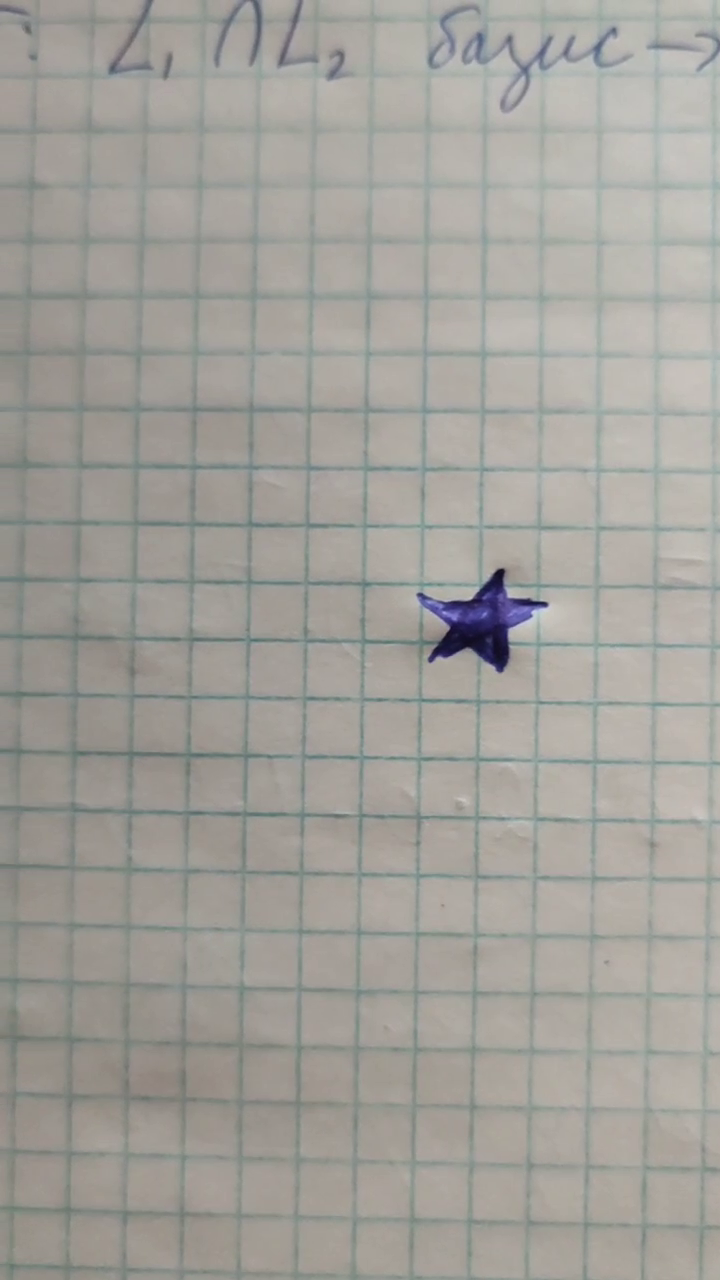
#> input picture frame 27 of sample1.mp4, 720 x 1280 px
$ python Zadanie2.py
#> lines starting #> are read from the running program, lines starting #| are printed output that depends on the picture; after the words box and inside, x2 and y2 are one past the last pixel; in counts of white or black regions, pixels touching at a corner belong together
import numpy as np
import cv2


cap = cv2.VideoCapture("sample1.mp4")


while cap.isOpened():
    flag = True
    down_points = (640, 480)
    i = 0
    while True:
        ret, frame = cap.read()
#> frame is the input picture: shape (1280, 720, 3); mean B, G, R 154.5, 160.3, 162.3
        if not ret:
            break

        frame = cv2.resize(frame, down_points, interpolation=cv2.INTER_LINEAR)
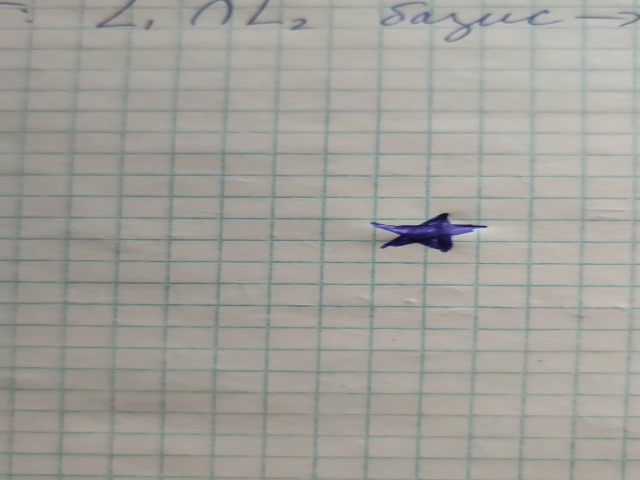
#> frame: shape (480, 640, 3); mean B, G, R 154.5, 160.3, 162.2
        gray = cv2.cvtColor(frame, cv2.COLOR_BGR2GRAY)
        gray = cv2.GaussianBlur(gray, (15, 15), 0)
        ret, thresh = cv2.threshold(gray, 110, 255, cv2.THRESH_BINARY_INV)
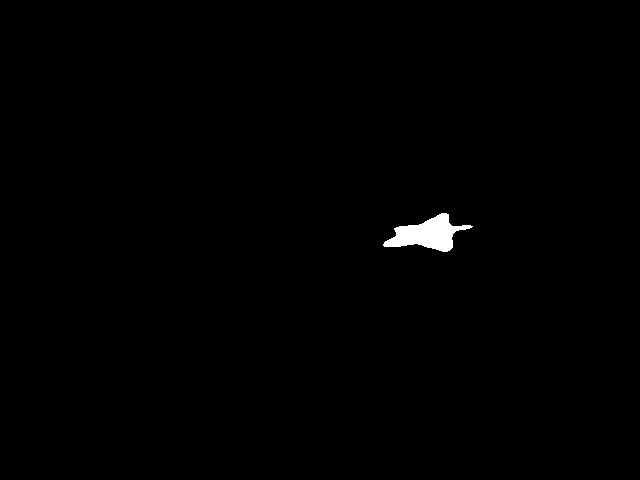
#> thresh: shape (480, 640); 0.55% white; 1 white region

        contours, hierarchy = cv2.findContours(thresh,
                            cv2.RETR_EXTERNAL, cv2.CHAIN_APPROX_NONE)
#> contours = 1 contour; box (x1, y1, x2, y2) and area: (383, 213, 473, 252) 1584
        if len(contours) > 0:
            c = max(contours, key=cv2.contourArea)
#> c = contour of 210 points, box (x1, y1, x2, y2) (383, 213, 473, 252), area 1584
            x, y, w, h = cv2.boundingRect(c)
#> x = 383; y = 213; w = 90; h = 39
            cv2.rectangle(frame, (x, y), (x+w, y+h), (0, 255, 0), 2)
            a = x + (w // 2)
#> a = 428
            b = y + (h // 2)
#> b = 232
            cv2.line(frame, (a,0), (a,840), (255,0,0), 1)
            cv2.line(frame, (0,b), (840,b), (0,0,255), 1)
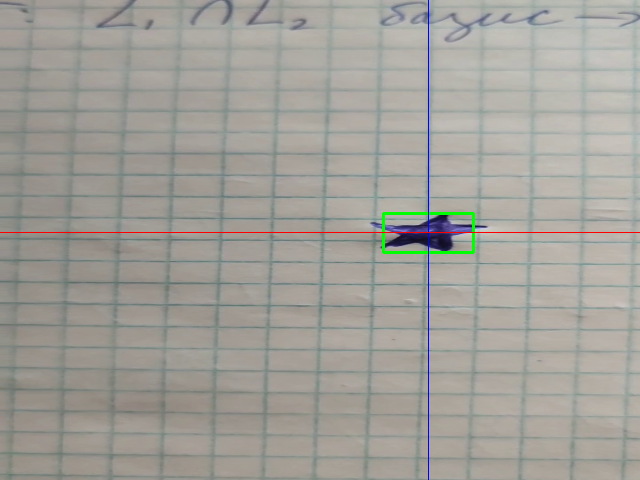
#> frame: shape (480, 640, 3); mean B, G, R 153.9, 160, 161.8


        cv2.imshow('frame', frame)
        if cv2.waitKey(40) & 0xFF == ord('q'):
#> (key q is pressed here)
            flag = False
            break
    if flag==False:
        break


cap.release()
cv2.destroyAllWindows()

$ run again, starting later in the video
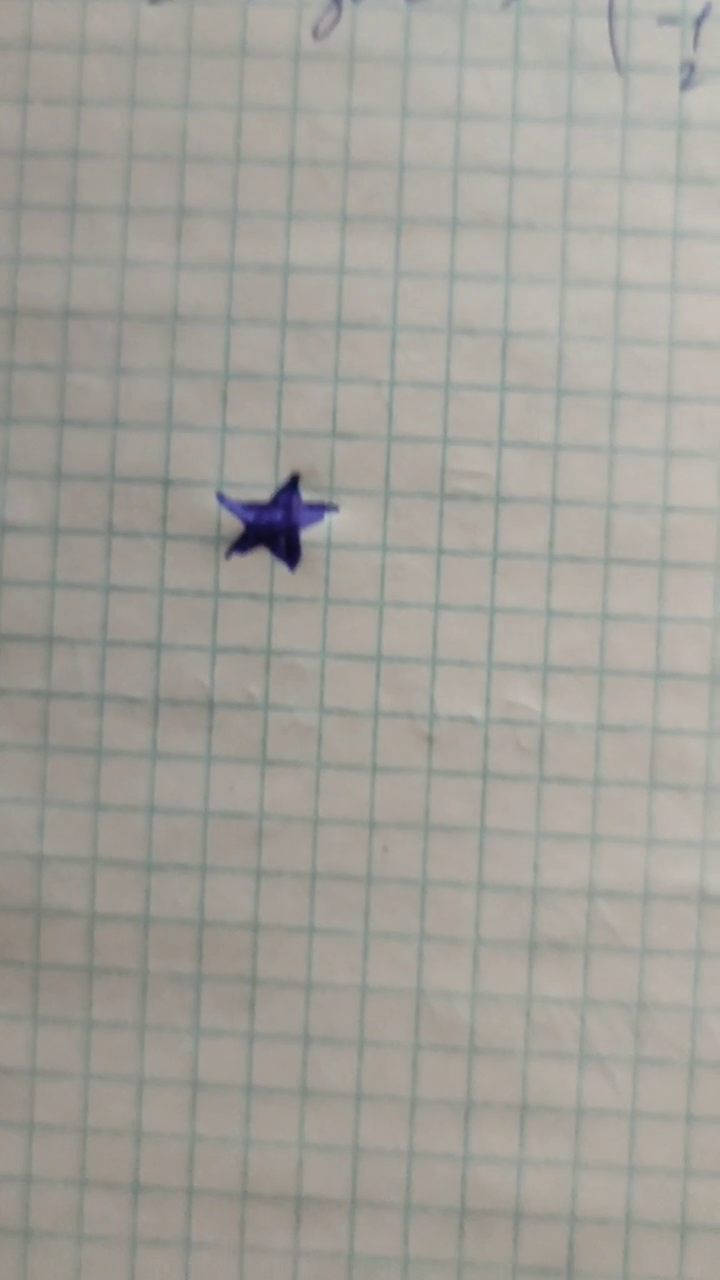
#> input picture frame 125 of sample1.mp4, 720 x 1280 px
#> frame is the input picture: shape (1280, 720, 3); mean B, G, R 153.5, 159.8, 162.3
#> `ret, thresh = cv2.threshold(gray, 110, 255, cv2.THRESH_BINARY_INV)`:
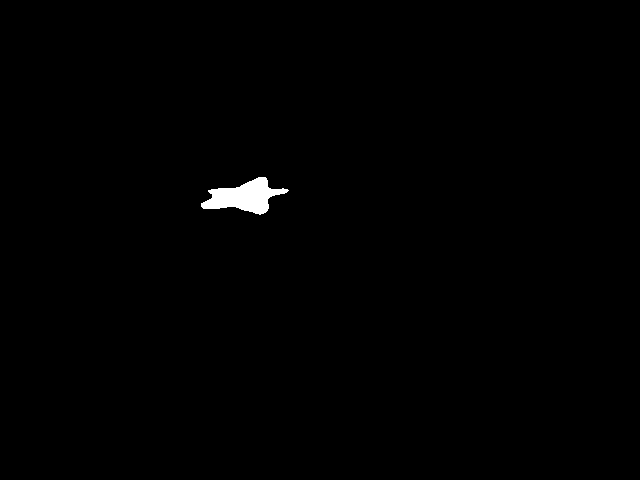
#> thresh: shape (480, 640); 0.55% white; 1 white region
#> contours = 1 contour; box (x1, y1, x2, y2) and area: (201, 177, 289, 215) 1590
#> c = contour of 207 points, box (x1, y1, x2, y2) (201, 177, 289, 215), area 1590
#> x = 201; y = 177; w = 88; h = 38
#> a = 245
#> b = 196
#> `cv2.line(frame, (0,b), (840,b), (0,0,255), 1)`:
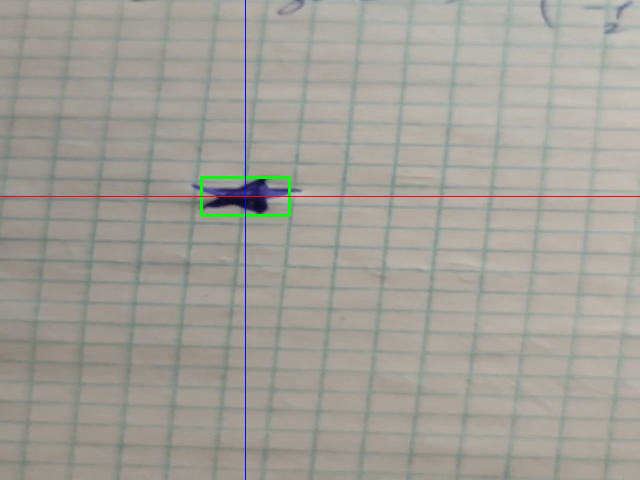
#> frame: shape (480, 640, 3); mean B, G, R 153, 159.5, 161.9

$ run again, starting later in the video
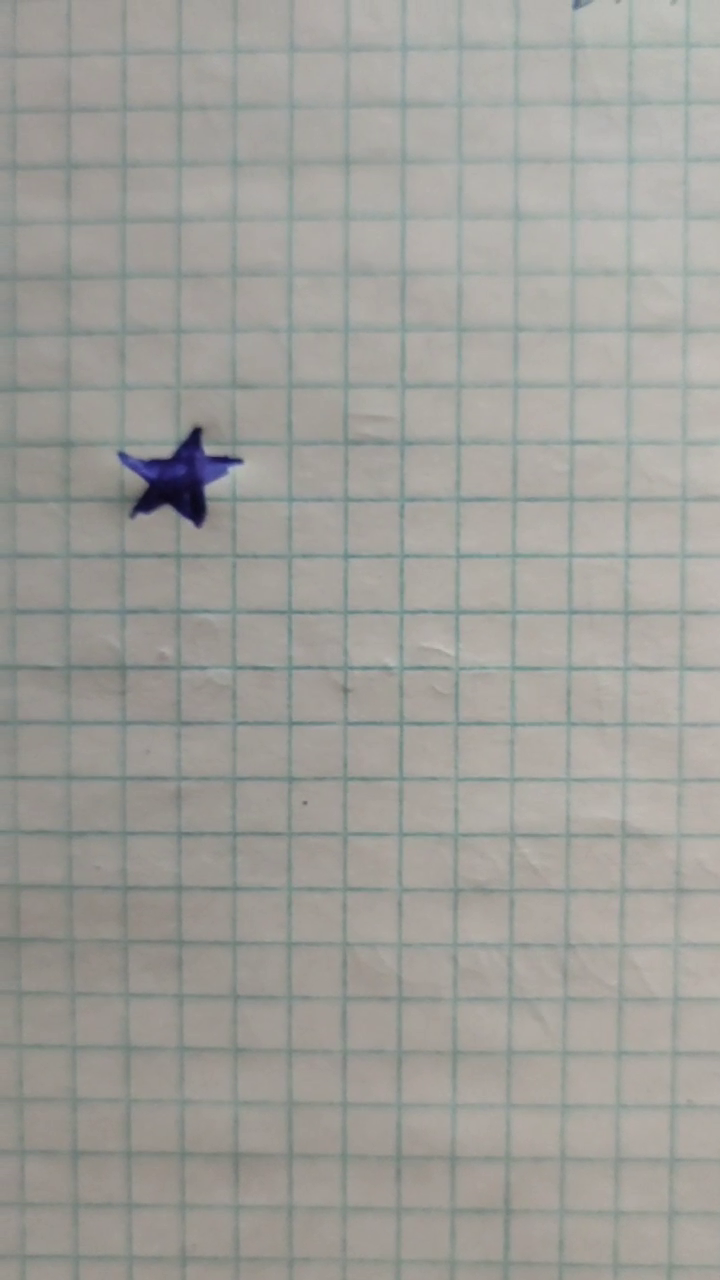
#> input picture frame 223 of sample1.mp4, 720 x 1280 px
#> frame is the input picture: shape (1280, 720, 3); mean B, G, R 153.6, 158.6, 159.6
#> `ret, thresh = cv2.threshold(gray, 110, 255, cv2.THRESH_BINARY_INV)`:
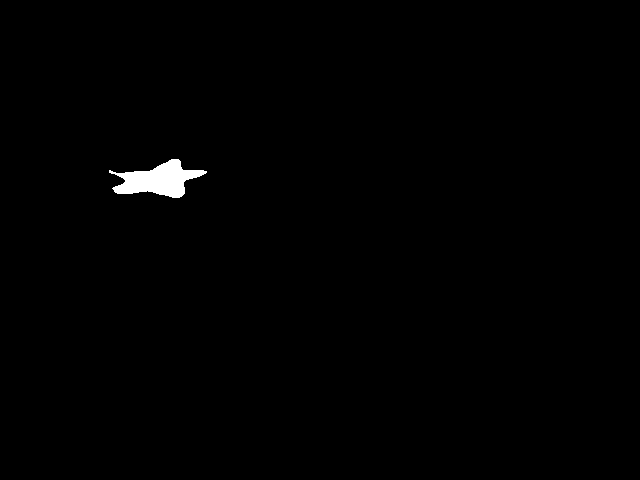
#> thresh: shape (480, 640); 0.64% white; 1 white region
#> contours = 1 contour; box (x1, y1, x2, y2) and area: (109, 159, 207, 198) 1838
#> c = contour of 243 points, box (x1, y1, x2, y2) (109, 159, 207, 198), area 1838
#> x = 109; y = 159; w = 98; h = 39
#> a = 158
#> b = 178
#> `cv2.line(frame, (0,b), (840,b), (0,0,255), 1)`:
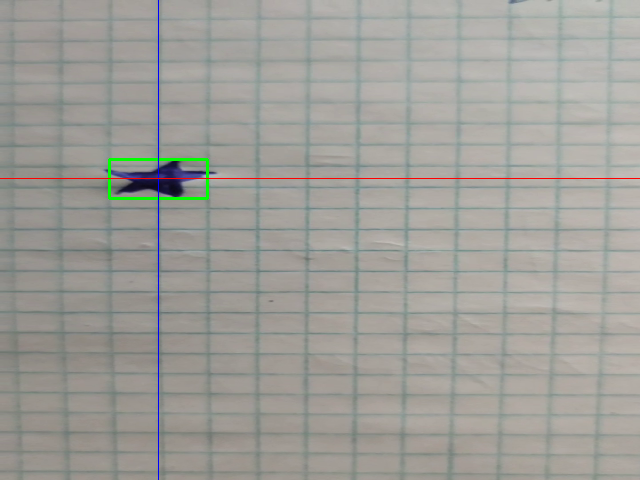
#> frame: shape (480, 640, 3); mean B, G, R 153.1, 158.3, 159.2
